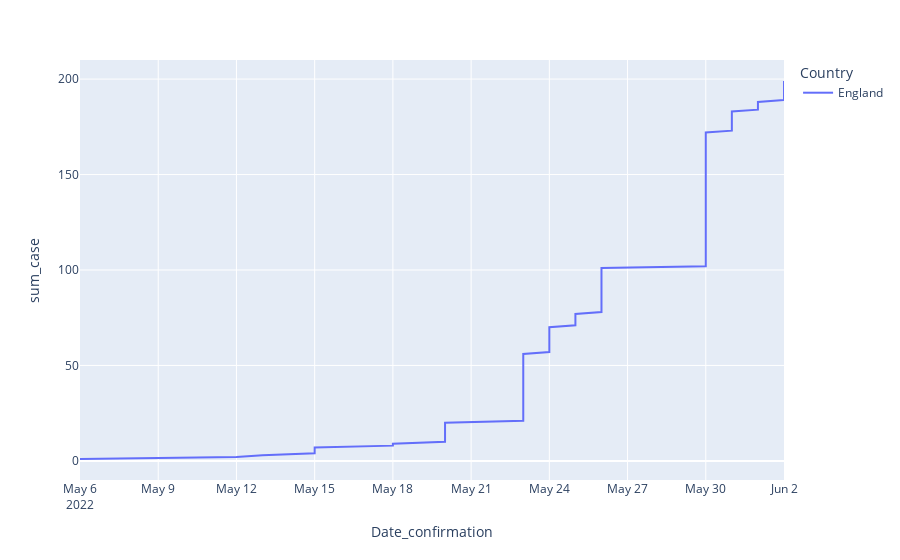

Write notebook code for a chart like this one.
### Code cell
fig3 = px.line(sort_df[sort_df['Country'] == 'England'], x='Date_confirmation',y='sum_case', color='Country')
fig3.show()

### Figure 1 — Plotly figure (JSON) as saved in the notebook; plotly's stock layout.template omitted (floating-point values rounded to 4 significant figures; data arrays with more than 128 entries replaced by an {"elided": "..."} marker saying what was removed)
{"data": [{"hovertemplate": "Country=England<br>Date_confirmation=%{x}<br>sum_case=%{y}<extra></extra>", "legendgroup": "England", "line": {"color": "#636efa", "dash": "solid"}, "marker": {"symbol": "circle"}, "mode": "lines", "name": "England", "orientation": "v", "showlegend": true, "type": "scatter", "x": {"elided": "199 str values"}, "xaxis": "x", "y": {"elided": "199 int values"}, "yaxis": "y"}], "layout": {"legend": {"title": {"text": "Country"}, "tracegroupgap": 0}, "margin": {"t": 60}, "xaxis": {"anchor": "y", "domain": [0, 1], "title": {"text": "Date_confirmation"}}, "yaxis": {"anchor": "x", "domain": [0, 1], "title": {"text": "sum_case"}}}}
